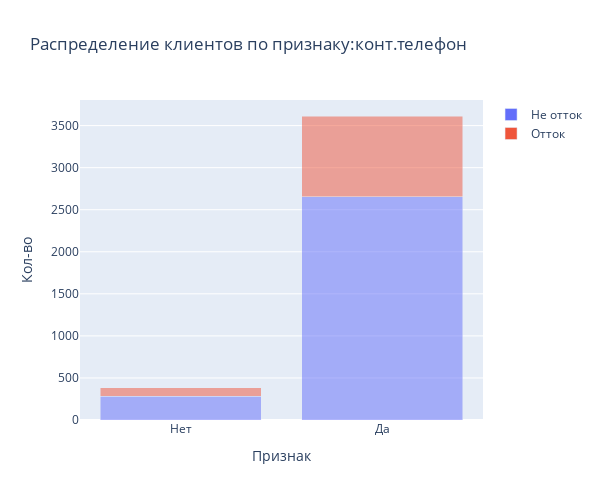

The cell this chart's notebook holds for it:
### Markdown cell above
Доля оттока среди клиентов, которые воспользовались промо-кодом составляет 0,16, в то время как доля оттока среди клиентов, которые не воспользовались промо-кодом составляет 0,31. Признак влияет на отток.

### Code cell
cat(df, df['Phone'],'конт.телефон')

### Figure 1 — Plotly figure (JSON) as saved in the notebook; plotly's stock layout.template omitted (floating-point values rounded to 4 significant figures)
{"data": [{"alignmentgroup": "True", "hovertemplate": "Отток=Не отток<br>Признак=%{x}<br>Кол-во=%{y}<extra></extra>", "legendgroup": "Не отток", "marker": {"color": "#636efa", "opacity": 0.5, "pattern": {"shape": ""}}, "name": "Не отток", "offsetgroup": "Не отток", "orientation": "v", "showlegend": true, "textposition": "auto", "type": "bar", "x": ["Нет", "Да"], "xaxis": "x", "y": [283, 2656], "yaxis": "y"}, {"alignmentgroup": "True", "hovertemplate": "Отток=Отток<br>Признак=%{x}<br>Кол-во=%{y}<extra></extra>", "legendgroup": "Отток", "marker": {"color": "#EF553B", "opacity": 0.5, "pattern": {"shape": ""}}, "name": "Отток", "offsetgroup": "Отток", "orientation": "v", "showlegend": true, "textposition": "auto", "type": "bar", "x": ["Нет", "Да"], "xaxis": "x", "y": [103, 958], "yaxis": "y"}], "layout": {"autosize": false, "barmode": "stack", "height": 500, "legend": {"title": {"text": ""}, "tracegroupgap": 0}, "title": {"text": "Распределение клиентов по признаку:конт.телефон"}, "width": 600, "xaxis": {"anchor": "y", "domain": [0, 1], "title": {"text": "Признак"}}, "yaxis": {"anchor": "x", "domain": [0, 1], "title": {"text": "Кол-во"}}}}
